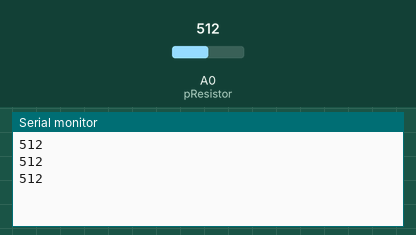
Recording of a sketch running on a simulated Arduino Uno, built with avr-gcc and run on an emulated ATmega328P. Parts: the last lines printed to the serial monitor. The inputs (shaded band) are chosen by the test bench; at power-on: A0 (pResistor) = 512.

Above: at 1.3 s.
1.4 s: A0 (pResistor) set to 716
At 1.9 s:
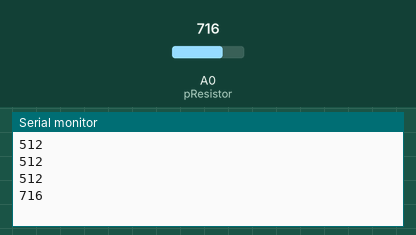
2.9 s: A0 (pResistor) set to 900
At 3.4 s:
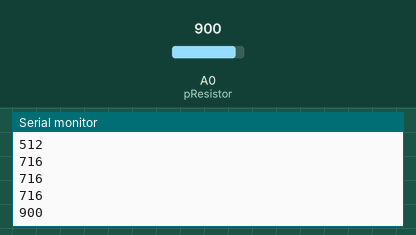
Timing chart, 0 to 5.9 s (numbered marks = the images above; inputs shaded):
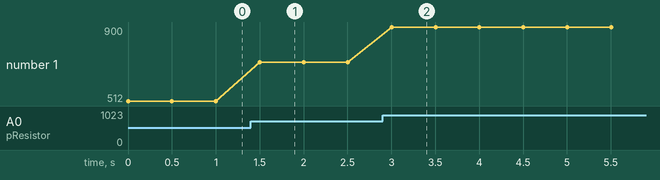

The sketch:

fotoresistor-test.ino
```cpp
/* Use a photoresistor (or photocell) to turn on an LED in the dark
   More info and circuit schematic: http://www.ardumotive.com/how-to-use-a-photoresistor-en.html
   Dev: Michalis Vasilakis // Date: 8/6/2015 // www.ardumotive.com */


//Constants
const int pResistor = A0; // Photoresistor at Arduino analog pin A0

//Variables
int value;          // Store value from photoresistor (0-1023)

void setup(){
 pinMode(pResistor, INPUT);// Set pResistor - A0 pin as an input (optional)
 Serial.begin (9600);
}

void loop(){
  value = analogRead(pResistor);
  Serial.println (value);
  //You can change value "25"

  delay(500); //Small delay
}
```

Measured:
- after the input at 1.4 s, the serial monitor: prints a new line after 0.10 s (image 1)
- after the input at 2.9 s, the serial monitor: prints a new line after 0.10 s (image 2)
- plotted number 1: 512 → 716 after the input at 1.4 s, 716 → 900 after the input at 2.9 s
